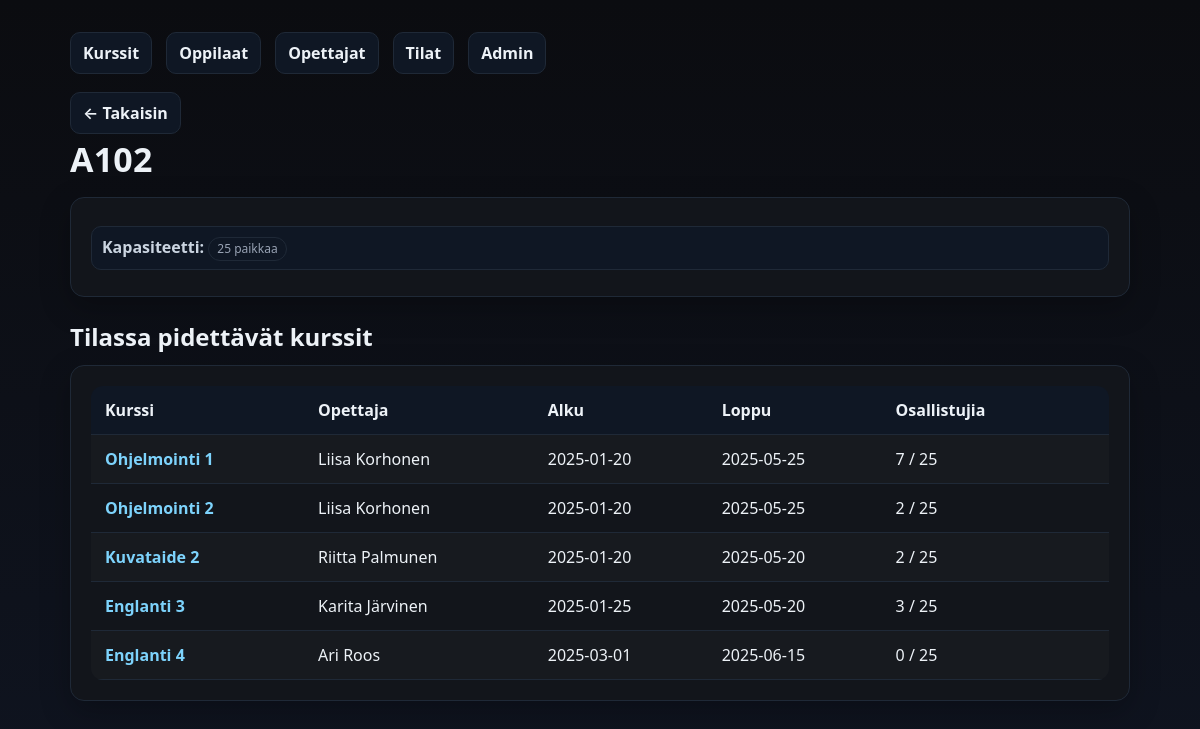
Before: /kurssienhallinta/tila.php?id=2 with the older database file.
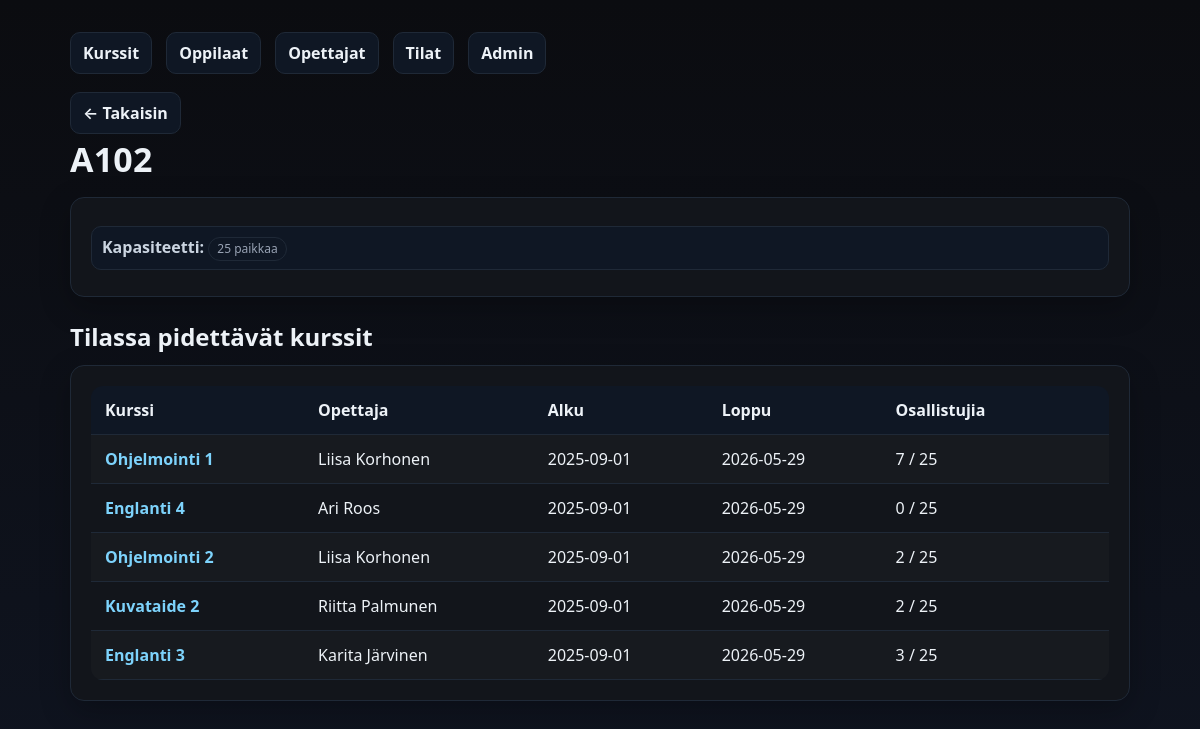
After: the same page with the newer database file.
### tables this page shows
CREATE TABLE `tilat` (
  `tila_id` int(11) NOT NULL,
  `tila_nimi` varchar(50) NOT NULL,
  `paikkoja` int(11) NOT NULL
);

CREATE TABLE `kurssit` (
  `kurssi_id` int(11) NOT NULL,
  `kurssin_tunnus` varchar(20) NOT NULL,
  `kurssi_nimi` varchar(100) NOT NULL,
  `kurssikuvaus` text DEFAULT NULL,
  `aloituspaiva` date NOT NULL,
  `lopetuspaiva` date NOT NULL,
  `opettaja_id` int(11) NOT NULL,
  `tila_id` int(11) NOT NULL
);

### kurssienhallinta/tila.php (the view, shortened to what this page needs)
<?php
$pdo = getPDO();
$tila_id = (int)$_GET['id'];
$stmt = $pdo->prepare("SELECT tila_id, tila_nimi, paikkoja FROM tilat WHERE tila_id=?");
$stmt->execute([$tila_id]);
$tila = $stmt->fetch();
$sql = "
  SELECT k.kurssi_id, k.kurssi_nimi, k.aloituspaiva, k.lopetuspaiva,
         CONCAT(o.etunimi,' ',o.sukunimi) AS opettaja_nimi,
         COUNT(i.opiskelija_id) AS osallistujia
  FROM kurssit k
  LEFT JOIN opettajat o ON o.opettaja_id=k.opettaja_id
  LEFT JOIN ilmoittautuminen i ON i.kurssi_id=k.kurssi_id
  WHERE k.tila_id=?
  GROUP BY k.kurssi_id, opettaja_nimi, k.aloituspaiva, k.lopetuspaiva, k.kurssi_nimi
  ORDER BY k.aloituspaiva
";
$stmt = $pdo->prepare($sql);
$stmt->execute([$tila_id]);
$kurssit = $stmt->fetchAll();
$cap = (int)$tila['paikkoja'];
?>
<!doctype html>
<html lang="fi">
<head>
  <link rel="stylesheet" href="styles.css">
</head>
<body>
  <div class="container">
    <div class="nav">
      <a href="index.php">Kurssit</a>
      <a href="oppilaat.php">Oppilaat</a>
      <a href="opettajat.php">Opettajat</a>
      <a href="tilat.php">Tilat</a>
      <a href="admin.php">Admin</a>
    </div>
    <a class="back" href="tilat.php">← Takaisin</a>
    <h1 class="page-title"><?= htmlspecialchars($tila['tila_nimi']) ?></h1>
    <div class="card">
      <div class="meta">
        <div><strong>Kapasiteetti:</strong> <span class="badge"><?= $cap ?> paikkaa</span></div>
      </div>
    </div>
    <h2 style="margin:22px 0 10px">Tilassa pidettävät kurssit</h2>
    <div class="card table-wrap">
      <table>
        <thead><tr><th>Kurssi</th><th>Opettaja</th><th>Alku</th><th>Loppu</th><th>Osallistujia</th><th></th></tr></thead>
        <tbody>
          <?php if (!$kurssit): ?>
            <tr><td colspan="6" class="muted">Ei kursseja.</td></tr>
          <?php else: foreach($kurssit as $k): $over = (int)$k['osallistujia'] > $cap; ?>
            <tr class="<?= $over ? 'warn' : '' ?>">
              <td><a href="kurssi.php?id=<?= (int)$k['kurssi_id'] ?>"><?= htmlspecialchars($k['kurssi_nimi']) ?></a></td>
              <td><?= htmlspecialchars($k['opettaja_nimi'] ?? '—') ?></td>
              <td><?= htmlspecialchars($k['aloituspaiva']) ?></td>
              <td><?= htmlspecialchars($k['lopetuspaiva']) ?></td>
              <td><?= (int)$k['osallistujia'] ?> / <?= $cap ?></td>
              <td><?= $over ? '<span class="badge">⚠️</span>' : '' ?></td>
            </tr>
          <?php endforeach; endif; ?>
        </tbody>
      </table>
    </div>
  </div>
</body>
</html>

### kurssienhallinta/styles.css (style rules this page uses)
:root { --bg:#0b0c10; --card:#12151b; --muted:#98a2b3; --text:#edf2f7; --accent:#6ea8fe; --danger:#ef4444; --border:#1f2937; }
* { box-sizing:border-box }
html,body { height:100% }
body { margin:0; font:16px/1.5 system-ui,-apple-system,Segoe UI,Roboto,Ubuntu,'Helvetica Neue',Arial; background:linear-gradient(180deg,#0b0c10 0%, #0f1420 100%); color:var(--text); }
.container { max-width:1100px;margin:32px auto;padding:0 20px }
.card { background:var(--card); border:1px solid var(--border); border-radius:14px; padding:20px; box-shadow:0 10px 30px rgba(0,0,0,.25); }
.page-title { margin:0 0 12px; font-size:clamp(24px,3.2vw,34px); letter-spacing:.2px; }
.nav { display:flex;gap:14px;flex-wrap:wrap;margin:0 0 18px }
.nav a,.back { color:var(--text); text-decoration:none; background:#0f1724; border:1px solid var(--border); padding:8px 12px;border-radius:10px; transition:all .15s ease; }
.back { display:inline-flex;align-items:center;gap:8px }
.table-wrap { overflow:auto }
table { width:100%;border-collapse:collapse;border-radius:12px;overflow:hidden }
th,td { padding:12px 14px;border-bottom:1px solid var(--border);text-align:left;vertical-align:top }
thead th { background:#0f1724;font-weight:600 }
tbody tr:nth-child(odd) { background:rgba(255,255,255,.02) }
.badge { display:inline-block;padding:2px 8px;border-radius:999px;font-size:12px;border:1px solid var(--border);color:var(--muted) }
.meta { display:grid;grid-template-columns:repeat(auto-fit,minmax(220px,1fr));gap:10px;margin:8px 0 6px }
.meta div { background:#0f1724;border:1px solid var(--border);padding:8px 10px;border-radius:10px }
.meta strong { font-weight:600;color:#cbd5e1 }
a { color: #7dd3fc; text-decoration: none; font-weight: 600; transition: color .15s ease; }

Changed rows visible on the page:
changed kurssit "Ohjelmointi 1": aloituspaiva "2025-01-20" → "2025-09-01"; lopetuspaiva "2025-05-25" → "2026-05-29"
changed kurssit "Englanti 4": aloituspaiva "2025-03-01" → "2025-09-01"; lopetuspaiva "2025-06-15" → "2026-05-29"; moves up the list
changed kurssit "Ohjelmointi 2": aloituspaiva "2025-01-20" → "2025-09-01"; lopetuspaiva "2025-05-25" → "2026-05-29"
changed kurssit "Kuvataide 2": aloituspaiva "2025-01-20" → "2025-09-01"; lopetuspaiva "2025-05-20" → "2026-05-29"
changed kurssit "Englanti 3": aloituspaiva "2025-01-25" → "2025-09-01"; lopetuspaiva "2025-05-20" → "2026-05-29"
